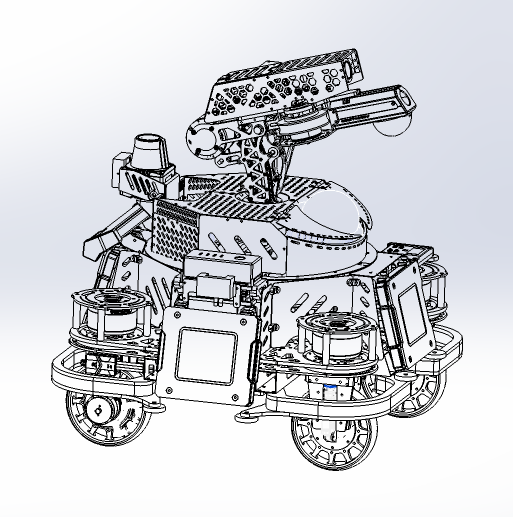
#> input picture pitcure/哨兵.png, 1026 x 1033 px (shown at 1/2 size)
$ python prepare_robot_photos.py
#> lines starting #> are read from the running program, lines starting #| are printed output that depends on the picture
"""把 pitcure/ 下的机器人线稿转成 HUD 用的「透明底 + 白线」资源。

为什么要转：原图是**白底黑线**的手绘/线稿图。深色 HUD 上直接铺白底会变成一块块
亮方块，缩到 49×30 时只剩噪点。转成透明底 + 白线后，和 HUD 自身的俯视线稿风格一致，
也保留了每台车可辨认的轮廓。

做法（确定性、可复现）：
1. 读原图（PNG / JPG 都行；注意有些文件扩展名与真实格式不一致，交给 Pillow 判断）；
2. 取灰度、按分位数拉伸对比度，压掉纸面灰底与浅色噪声；
3. alpha = 反相后的灰度（黑线不透明、白底透明），颜色统一为白色；
4. 输出 RGBA PNG 到 pitcure/hud/，文件名与原图一致。

用法：python tools/prepare_robot_photos.py
"""

from __future__ import annotations

import sys
from pathlib import Path

from PIL import Image
import numpy as np

# 与 CMakeLists.txt 中内置的六个机型一一对应；飞镖本次不处理。
ROBOT_PHOTOS = [
    "哨兵.png",
    "无人机.jpg",
    "步兵3.png",
    "步兵4.png",
    "工程.jpg",
    "英雄.png",
]

# 线宽归一化：低于 FLOOR 的一律透明（压掉纸面灰与 JPEG 噪点），
# FLOOR..CEIL 之间线性过渡，CEIL 以上为实线。
INK_FLOOR = 0.25
INK_CEIL = 0.70

# 线稿最长边统一到这个尺寸，减小内置体积（HUD 里最大只用到 80 逻辑像素）。
MAX_EDGE = 512


def _ink_from_gray(values: np.ndarray, dark_background: bool) -> np.ndarray:
    """把灰度图变成「线为 1、底为 0」的墨迹强度。"""
    low = float(np.percentile(values, 1.0))
    high = float(np.percentile(values, 99.0))
    if high - low < 1e-3:  # 纯色图：没有可提取的线条，退化为全透明
        return np.zeros_like(values)
    # 白底黑线：越暗越像线；黑底白线：越亮越像线。
    normalized = (values - low) / (high - low) if dark_background else (high - values) / (high - low)
    normalized = np.clip(normalized, 0.0, 1.0)
    return np.clip((normalized - INK_FLOOR) / (INK_CEIL - INK_FLOOR), 0.0, 1.0)


def convert(source: Path, target: Path) -> tuple[int, int, float]:
    with Image.open(source) as raw:
#> raw is the input picture: PIL image 1026x1033 RGBA; mean R, G, B, A 208.4, 209.9, 214, 255
        gray = raw.convert("L")
        if max(gray.size) > MAX_EDGE:
            scale = MAX_EDGE / max(gray.size)
#> scale = 0.496
            gray = gray.resize(
                (max(1, round(gray.width * scale)), max(1, round(gray.height * scale))),
                Image.LANCZOS,
            )
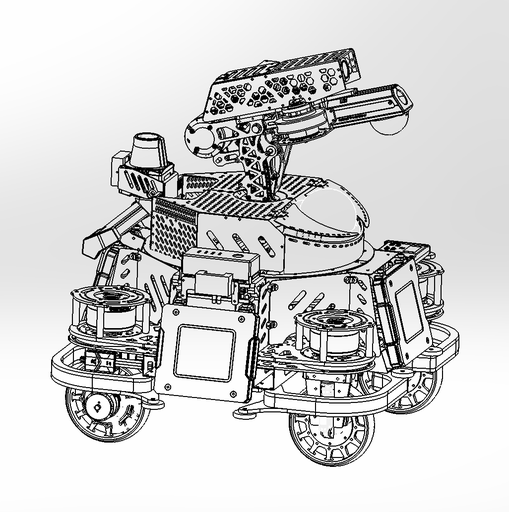
#> gray: PIL image 509x512 L; min 0, max 255, mean 210.1
        values = np.asarray(gray, dtype=np.float32) / 255.0

    # 用边框一圈的均值判断底色极性：既支持白底黑线，也支持黑底白线。
    border = np.concatenate(
        [values[0, :], values[-1, :], values[:, 0], values[:, -1]]
    )
#> border = 2042 values, max 0.996 at index 0, min 0.859 at index 1714, mean 0.956
    dark_background = float(border.mean()) < 0.5
#> dark_background = False
    ink = _ink_from_gray(values, dark_background)
#> in _ink_from_gray, `low = float(np.percentile(values, 1.0))`: low = 0
#> in _ink_from_gray, `high = float(np.percentile(values, 99.0))`: high = 1
#> in _ink_from_gray, `normalized = (values - low) / (high - low) if dark_background else (hi..`:
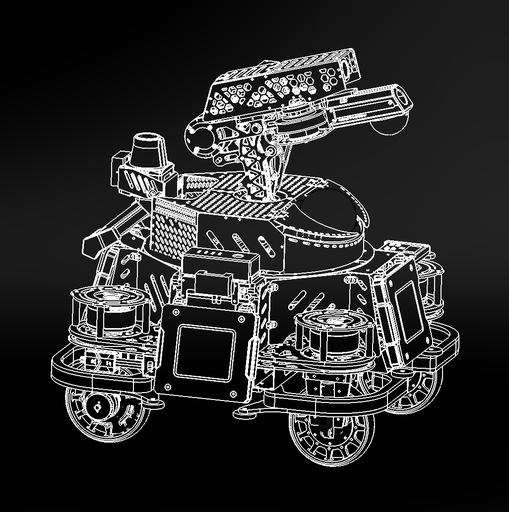
#> normalized: shape (512, 509) float32; min 0, max 1, mean 0.176
#> in _ink_from_gray, `return np.clip((normalized - INK_FLOOR) / (INK_CEIL - INK_FLOOR), 0.0,..`:
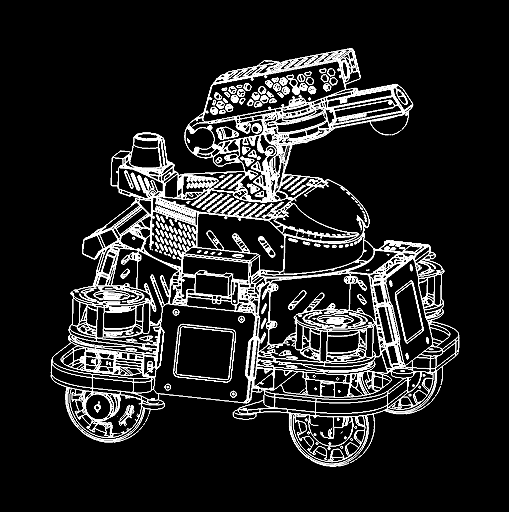
#> returned value: shape (512, 509) float32; min 0, max 1, mean 0.143

    alpha = (ink * 255.0).astype(np.uint8)
    rgba = np.empty((*alpha.shape, 4), dtype=np.uint8)
    rgba[..., 0:3] = 255  # 白线
    rgba[..., 3] = alpha
    target.parent.mkdir(parents=True, exist_ok=True)
    Image.fromarray(rgba, mode="RGBA").save(target, format="PNG", optimize=True)
    return alpha.shape[1], alpha.shape[0], float((alpha > 8).mean())


def main() -> int:
    root = Path(__file__).resolve().parent.parent
    source_dir = root / "pitcure"
    target_dir = source_dir / "hud"
    if not source_dir.is_dir():
        print(f"找不到素材目录：{source_dir}", file=sys.stderr)
        return 1

    converted = 0
    for name in ROBOT_PHOTOS:
        source = source_dir / name
        if not source.exists():
            print(f"跳过缺失文件：{name}", file=sys.stderr)
            continue
        target = target_dir / f"{Path(name).stem}.png"
        width, height, ink_ratio = convert(source, target)
#> width = 509; height = 512; ink_ratio = 0.177
        converted += 1
        print(f"{name} → hud/{target.name}  {width}×{height}  线条像素占比 {ink_ratio:.3f}")
#| 哨兵.png → hud/哨兵.png  509×512  线条像素占比 0.177
#> pass 2 of the loop in main, `for name in ROBOT_PHOTOS:`:
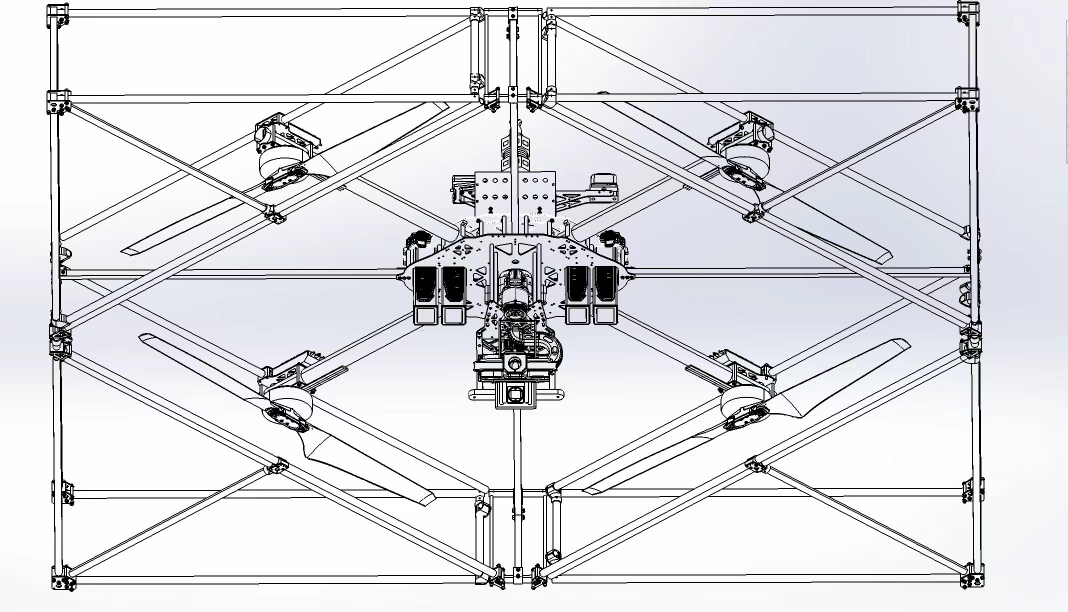
#> input picture pitcure/无人机.jpg, 2135 x 1223 px (shown at 1/2 size)
#> in convert, raw is the input picture: PIL image 2135x1223 RGB; mean R, G, B 221.9, 222.7, 226.4
#> in convert (call 2), `gray = gray.resize( (max(1, round(gray.width * scale)), max(1, round(g..`:
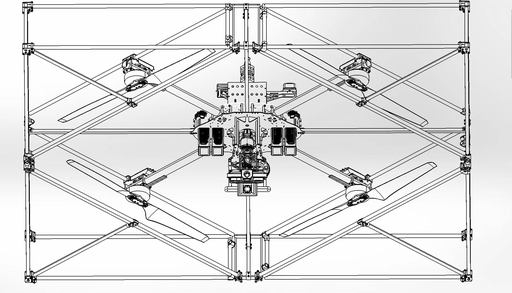
#> gray: PIL image 512x293 L; min 0, max 255, mean 222.1
#> values: shape (293, 512) float32
#> border = 1610 values, max 1 at index 23, min 0.192 at index 460, mean 0.956
#> low = 0.11
#> in _ink_from_gray (call 2), `return np.clip((normalized - INK_FLOOR) / (INK_CEIL - INK_FLOOR), 0.0,..`:
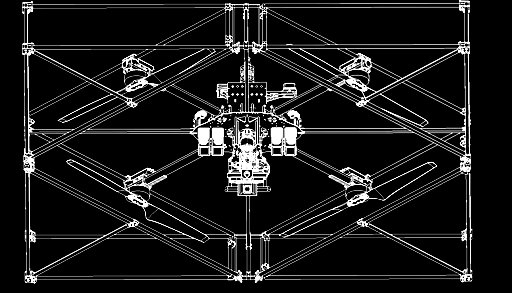
#> returned value: shape (293, 512) float32; min 0, max 1, mean 0.103
#> alpha: shape (293, 512)
#> rgba: shape (293, 512, 4)
#> width = 512; height = 293; ink_ratio = 0.173
#| 无人机.jpg → hud/无人机.png  512×293  线条像素占比 0.173
#> pass 3 of the loop in main, `for name in ROBOT_PHOTOS:`:
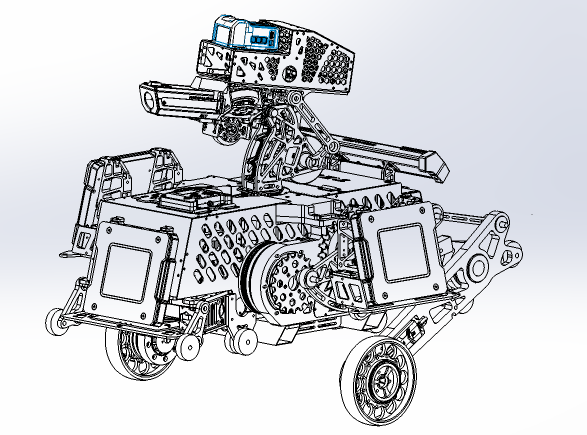
#> input picture pitcure/步兵3.png, 1173 x 870 px (shown at 1/2 size)
#> in convert, raw is the input picture: PIL image 1173x870 RGB; mean R, G, B 206.8, 208.4, 212.5
#> in convert (call 3), `gray = gray.resize( (max(1, round(gray.width * scale)), max(1, round(g..`:
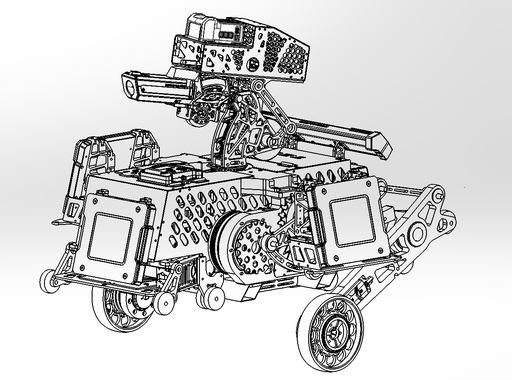
#> gray: PIL image 512x380 L; min 0, max 255, mean 208.5
#> values: shape (380, 512) float32
#> border = 1784 values, max 0.996 at index 0, min 0.859 at index 1537, mean 0.962
#> low = 0
#> in _ink_from_gray (call 3), `return np.clip((normalized - INK_FLOOR) / (INK_CEIL - INK_FLOOR), 0.0,..`:
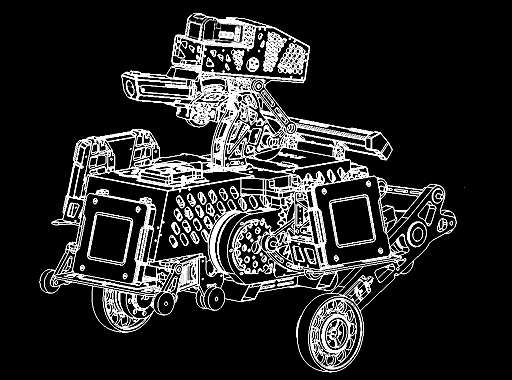
#> returned value: shape (380, 512) float32; min 0, max 1, mean 0.155
#> alpha: shape (380, 512)
#> rgba: shape (380, 512, 4)
#> height = 380; ink_ratio = 0.196
#| 步兵3.png → hud/步兵3.png  512×380  线条像素占比 0.196
#> the loop made 6 passes; the first 3 are shown
    print(f"完成：{converted} 张。HUD 资源目录：{target_dir}")
    return 0 if converted == len(ROBOT_PHOTOS) else 1


if __name__ == "__main__":
    raise SystemExit(main())
#> (the program exits here)
